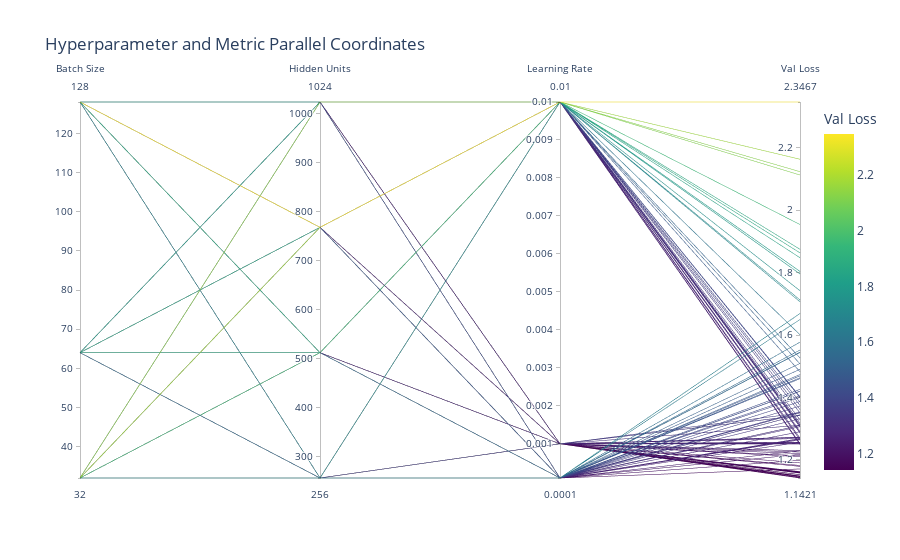

The notebook cell saved with this chart:
### Markdown cell above
## Parallel Coordinates Plot

### Code cell
# Check if 'val_loss' column exists before adding to dimensions
dimensions = ['batch_size', 'hidden_units', 'learning_rate', 'val_loss']

labels={'batch_size': 'Batch Size', 'hidden_units': 'Hidden Units', 
        'learning_rate': 'Learning Rate', 'val_loss': 'Val Loss'}

fig = px.parallel_coordinates(df, 
                              dimensions=dimensions,
                              color='val_loss', 
                              color_continuous_scale=px.colors.sequential.Viridis,
                              labels=labels,
                              title='Hyperparameter and Metric Parallel Coordinates')
fig.show()
